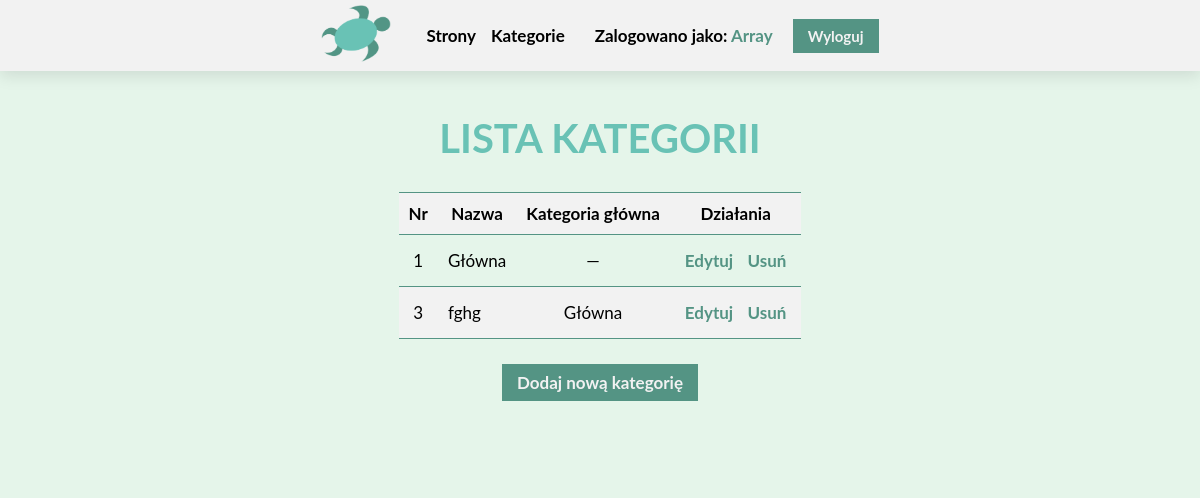
The app's page /admin/admin.php?id=lista_kategorii (signed in) with its own data.
### tables this page shows
CREATE TABLE `category_list` (
  `id` int NOT NULL,
  `name` varchar(255) NOT NULL,
  `main_category` int NOT NULL DEFAULT '0'
);

### admin/categoryAdmin.php (the view, shortened to what this page needs)
<?php
require_once('../cfg.php');
function categoryList()
{
    global $conn;
    $query = "SELECT * FROM category_list ORDER BY 'id' DESC LIMIT 100";
    $result = mysqli_query($conn, $query);
    $list = '<div class="main-header">
                <h1>Lista kategorii</h1>
            </div>';
    $cat = array();
    while ($row = mysqli_fetch_assoc($result)) {
        array_push($cat, $row);
    }
    $list .= '<table class="table">
                    <tr>
                        <th>Nr</th>
                        <th>Nazwa</th>
                        <th>Kategoria główna</th>
                        <th>Działania</th>
                    </tr>';
    for ($i = 0; $i < count($cat); $i++) {
        if (($cat[$i])['main_category'] == 0) {
            $main_category = "—";
            $list .= '<tr> <td>' . ($cat[$i])['id'] . '</td> <td>' . ($cat[$i])['name'] . '</td> <td>' . $main_category . '</td>';
            $list .= '<td>
                    <form method="POST" action="' . $_SERVER['REQUEST_URL'] . '" enctype="multipart/form-data">
                        <input type="hidden" id="category" name="category" value="' . ($cat[$i])['id'] . '">
                        <a href="./admin.php?id=edycja_kategorii&category=' . ($cat[$i])['id'] . '" class="admin-btn"> Edytuj</a>
                        <input type="submit" name="delete" class="admin-btn" value="Usuń" />
                    </form>
                </td> </tr>';
            for ($j = 0; $j < count($cat); $j++) {
                if (($cat[$j])['main_category'] == ($cat[$i])['id']) {
                    $main_category = ($cat[$i])['name'];
                    $list .= '<tr> <td>' . ($cat[$j])['id'] . '</td> <td>' . ($cat[$j])['name'] . '</td> <td>' . $main_category . '</td>';
                    $list .= '<td>
                    <form method="POST" action="' . $_SERVER['REQUEST_URL'] . '" enctype="multipart/form-data">
                        <input type="hidden" id="category" name="category" value="' . ($cat[$j])['id'] . '">
                        <a href="./admin.php?id=edycja_kategorii&category=' . ($cat[$j])['id'] . '" class="admin-btn"> Edytuj</a>
                        <input type="submit" name="delete" class="admin-btn" value="Usuń" />
                    </form>
                </td> </tr>';
                }
            }
        }
    }
    $list .= '</table>';
    $list .= '<a href="./admin.php?id=nowa_kategoria" class="btn">Dodaj nową kategorię</a>';
    echo $list;
}
?>

### css/admin.css (style rules this page uses)
.main-header h1 { margin-top: 50px; margin-bottom: 15px; }
.btn { font-size: 17px; }
.admin-btn { padding: 5px; font-weight: bold; color: var(--dark-green); background: none; border: none; cursor: pointer; }
.table { margin: 15px 0 20px; }
.table td:nth-of-type(odd) { text-align: center; }

### css/style.css (style rules this page uses)
:root { --dark-green: #549484; --green: #69c2b5; --light-green: #e5f5ea; --black: #1a1d21; --white: #f2f2f2; --dm-green: #2a4a42; --font: "Lato", sans-serif; --spacing: 2px; --radius: 5px; --shadow: 0 5px 15px rgba(0, 0, 0, 0.1); --transition: all 0.3s linear; }
html { scroll-behavior: smooth; }
* { margin: 0; padding: 0; box-sizing: border-box; font-family: var(--font); font-size: 17px; transition: var(--transition); }
a { text-decoration: none; }
.main-header h1 { margin-bottom: 50px; font-size: 40px; text-align: center; text-transform: uppercase; color: var(--green); }
.btn { margin: 5px 10px; padding: 8px 15px; font-size: 16px; font-weight: bold; color: var(--white); background: var(--dark-green); border: none; cursor: pointer; }
.table { margin-top: 15px; border-collapse: collapse; }
.table th, .table td { padding: 10px; }
.table tr { border-bottom: 1px solid var(--dark-green); }
.table tr:first-child { border-top: 1px solid var(--dark-green); }
.table tr:nth-of-type(odd) { background: var(--white); }

### records on screen
category_list: id "1", name "Główna", main_category "—"
category_list: id "3", name "fghg"

### other values on screen
$_SESSION['user'] "Array"
